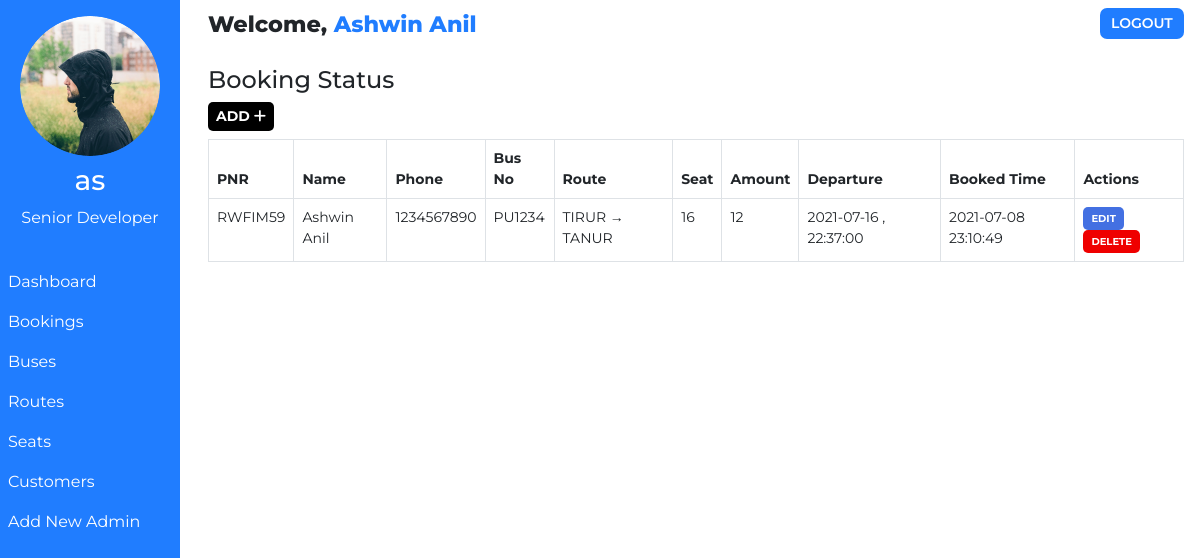
Page /admin/booking.php (signed in) on the earlier database version.
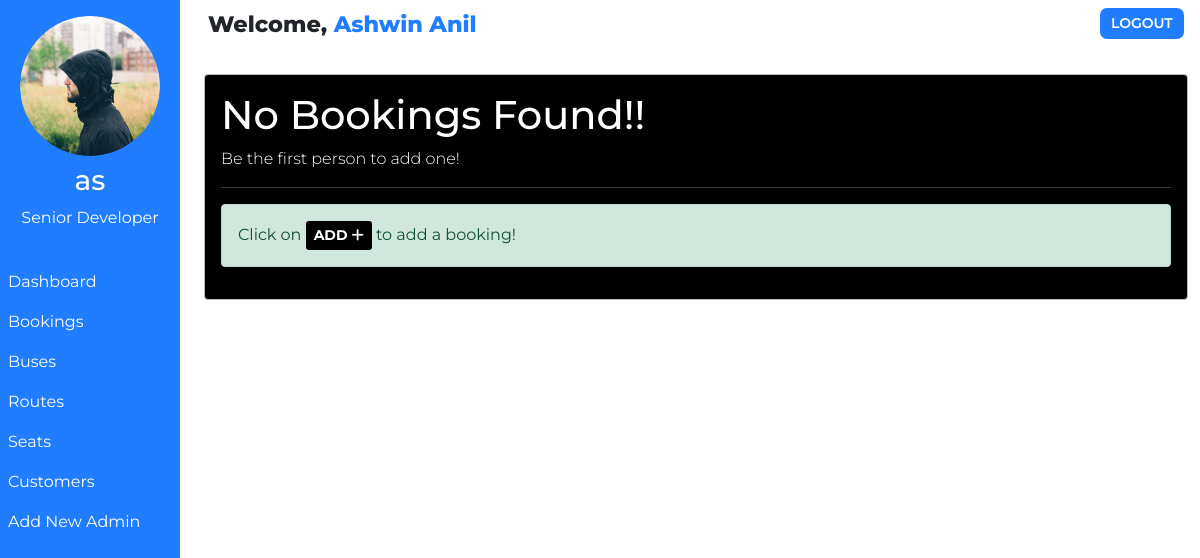
Same page on the later database version.
### tables this page shows
CREATE TABLE `bookings` (
  `id` int(100) NOT NULL,
  `booking_id` varchar(255) NOT NULL,
  `customer_id` varchar(255) NOT NULL,
  `route_id` varchar(255) NOT NULL,
  `customer_route` varchar(200) NOT NULL,
  `booked_amount` int(100) NOT NULL,
  `booked_seat` varchar(100) NOT NULL,
  `booking_created` datetime NOT NULL DEFAULT current_timestamp()
);

CREATE TABLE `customers` (
  `id` int(100) NOT NULL,
  `customer_id` varchar(255) NOT NULL,
  `customer_name` varchar(30) NOT NULL,
  `customer_phone` varchar(10) NOT NULL,
  `customer_created` datetime NOT NULL DEFAULT current_timestamp()
);

CREATE TABLE `routes` (
  `id` int(100) NOT NULL,
  `route_id` varchar(255) NOT NULL,
  `bus_no` varchar(255) NOT NULL,
  `route_cities` varchar(255) NOT NULL,
  `route_dep_date` date NOT NULL,
  `route_dep_time` time NOT NULL,
  `route_step_cost` int(100) NOT NULL,
  `route_created` datetime NOT NULL DEFAULT current_timestamp()
);

### assets/partials/_functions.php (called while the page is built, shortened)
<?php
    function get_from_table($conn, $table, $primaryKey, $pKeyValue, $toget)
    {
        $sql = "SELECT * FROM $table WHERE $primaryKey='$pKeyValue'";
        $result = mysqli_query($conn, $sql);
        $row = mysqli_fetch_assoc($result);
        if($row)
        {
            return $row["$toget"];
        }
        return false;
    }
?>

### admin/booking.php (the view, shortened to what the changed rows need)
<!DOCTYPE html>
<html lang="en">
<head>
    <link href="https://cdn.jsdelivr.net/npm/bootstrap@5.0.1/dist/css/bootstrap.min.css" rel="stylesheet">
</head>
<body>
    <?php require '../assets/partials/_admin-header.php';?>
        <?php
            $resultSql = "SELECT * FROM `bookings` ORDER BY booking_created DESC";
            $resultSqlResult = mysqli_query($conn, $resultSql);
            if(!mysqli_num_rows($resultSqlResult)){ ?>
                <div class="container mt-4">
                    <div id="noCustomers" class="alert alert-dark " role="alert">
                        <h1 class="alert-heading">No Bookings Found!!</h1>
                        <p class="fw-light">Be the first person to add one!</p>
                        <hr>
                        <div id="addCustomerAlert" class="alert alert-success" role="alert">
                                Click on <button id="add-button" class="button btn-sm"type="button"data-bs-toggle="modal" data-bs-target="#addModal">ADD <i class="fas fa-plus"></i></button> to add a booking!
                        </div>
                    </div>
                </div>
            <?php }
            else { ?>
            <section id="booking">
                <div id="head">
                    <h4>Booking Status</h4>
                </div>
                <div id="booking-results">
                    <div>
                        <button id="add-button" class="button btn-sm"type="button"data-bs-toggle="modal" data-bs-target="#addModal">ADD <i class="fas fa-plus"></i></button>
                    </div>
                    <table class="table table-hover table-bordered">
                        <thead>
                            <th>PNR</th>
                            <th>Name</th>
                            <th>Phone</th>
                            <th>Bus No</th>
                            <th>Route</th>
                            <th>Seat</th>
                            <th>Amount</th>
                            <th>Departure</th>
                            <th>Booked Time</th>
                            <th>Actions</th>
                        </thead>
                        <?php
                            while($row = mysqli_fetch_assoc($resultSqlResult))
                            {
                                $id = $row["id"];
                                $customer_id = $row["customer_id"];
                                $route_id = $row["route_id"];
                                $pnr = $row["booking_id"];
                                $customer_name = get_from_table($conn, "customers","customer_id", $customer_id, "customer_name");
                                $customer_phone = get_from_table($conn,"customers","customer_id", $customer_id, "customer_phone");
                                $bus_no = get_from_table($conn, "routes", "route_id", $route_id, "bus_no");
                                $route = $row["customer_route"];
                                $booked_seat = $row["booked_seat"];
                                $booked_amount = $row["booked_amount"];
                                $dep_date = get_from_table($conn, "routes", "route_id", $route_id, "route_dep_date");
                                $dep_time = get_from_table($conn, "routes", "route_id", $route_id, "route_dep_time");
                                $booked_timing = $row["booking_created"];
                        ?>
                        <tr>
                            <td>
                                <?php
                                    echo $pnr;
                                ?>
                            </td>
                            <td>
                                <?php
                                    echo $customer_name;
                                ?>
                            </td>
                            <td>
                                <?php
                                    echo $customer_phone;
                                ?>
                            </td>
                            <td>
                                <?php
                                    echo $bus_no;
                                ?>
                            </td>
                            <td>
                                <?php
                                    echo $route;
                                ?>
                            </td>
                            <td>
                                <?php
                                    echo $booked_seat;
                                ?>
                            </td>
                            <td>
                                <?php
                                    echo $booked_amount;
                                ?>
                            </td>
                            <td>
                                <?php
                                    echo $dep_date . " , ". $dep_time;
                                ?>
                            </td>
                            <td>
                                <?php
                                    echo $booked_timing;
                                ?>
                            </td>
                            <td>
                            <button class="button btn-sm edit-button" data-link="<?php echo $_SERVER['REQUEST_URI']; ?>" data-customerid="<?php
                                                echo $customer_id;?>" data-id="<?php
                                                echo $id;?>" data-name="<?php
                                                echo $customer_name;?>" data-phone="<?php
                                                echo $customer_phone;?>" >Edit</button>
                                <button class="button delete-button btn-sm" data-bs-toggle="modal" data-bs-target="#deleteModal"
                                data-id="<?php
                                                echo $id;?>" data-bookedseat="<?php
                                                echo $booked_seat;
                                            ?>" data-routeid="<?php
                                            echo $route_id;
                                        ?>"> Delete</button>
                            </td>
                        </tr>
                        <?php
                        }
                    ?>
                    </table>
                </div>
            </section>
            <?php } ?>
        </div>
    </main>
</body>
</html>

Differences in the rows shown:
removed bookings: booking "RWFIM59", customer.customer_name "Ashwin Anil", customer.customer_phone "1234567890", route.bus_no "PU1234", customer_route "TIRUR → TANUR", booked_seat "16", booked_amount "12", route.route_dep_date "2021-07-16", route.route_dep_time "22:37:00", booking_created "2021-07-08 23:10:49"
Other differences:
text no longer shown: "Booking Status PNR Name Phone Bus No Route Seat Amount Departure Booked Time Actions"
text now shown: "No Bookings Found!! Be the first person to add one! Click on to add a booking!"
